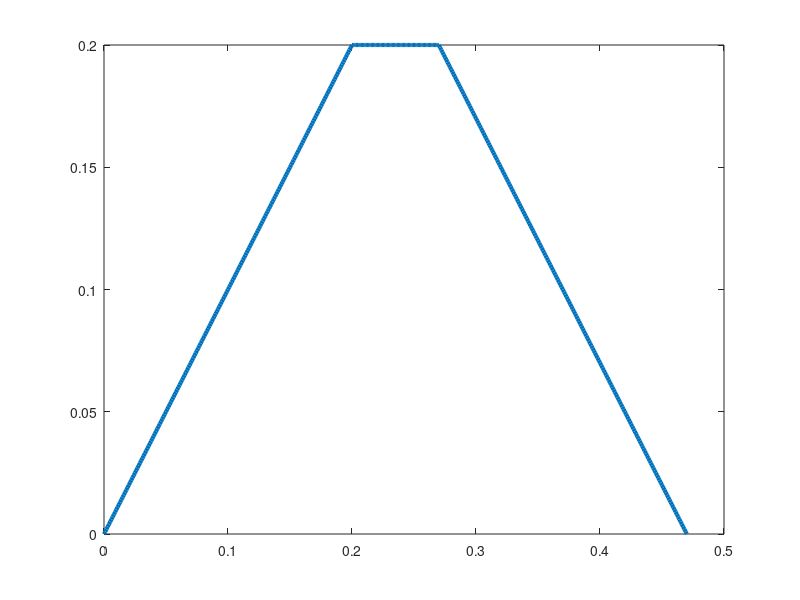

Write MATLAB code to recreate this figure.
%% length = 0.144 - 0.006 = 0.138
clear
close all
ts = 0.001;

v_max = 0.3;
a = v_max / 0.3;

t = 0:ts:0.76;

for i = 1:300
    v_ref(i) = a * t(i);
end

for i = 301:460
    v_ref(i) = v_max;
end

for i = 461:760
    v_ref(i) = v_max - a * (t(i) - 0.46);
end
v_ref(761) = 0;

v_ref = v_ref';
plot(t, v_ref, 'LineWidth',3);

length = 0;
for i = 1:761
    length = length + v_ref(i) * ts;
end

dlmwrite('ref1.csv', v_ref, 'precision', '%.3f');

%% length = 0.18
clear
close all
ts = 0.001;

v_max = 0.3;
a = v_max / 0.3;

t = 0:ts:0.9;

for i = 1:300
    v_ref(i) = a * t(i);
end

for i = 301:600
    v_ref(i) = v_max;
end

for i = 601:900
    v_ref(i) = v_max - a * (t(i) - 0.6);
end
v_ref(901) = 0;

v_ref = v_ref';
plot(t, v_ref, 'LineWidth',3);

length = 0;
for i = 1:901
    length = length + v_ref(i) * ts;
end

dlmwrite('ref2.csv', v_ref, 'precision', '%.3f');

%% length = 0.9
clear
close all
ts = 0.001;

v_max = 0.2;
a = v_max / 0.2;

t = 0:ts:0.65;

for i = 1:200
    v_ref(i) = a * t(i);
end

for i = 201:450
    v_ref(i) = v_max;
end

for i = 451:650
    v_ref(i) = v_max - a * (t(i) - 0.45);
end
v_ref(651) = 0;

v_ref = v_ref';
plot(t, v_ref, 'LineWidth',3);

length = 0;
for i = 1:651
    length = length + v_ref(i) * ts;
end

dlmwrite('ref3.csv', v_ref, 'precision', '%.3f');
%% length = 0.9 - 0.36 = 0.54
clear
close all
ts = 0.001;

v_max = 0.2;
a = v_max / 0.2;

t = 0:ts:0.47;

for i = 1:200
    v_ref(i) = a * t(i);
end

for i = 201:270
    v_ref(i) = v_max;
end

for i = 271:470
    v_ref(i) = v_max - a * (t(i) - 0.27);
end
v_ref(471) = 0;

v_ref = v_ref';
plot(t, v_ref, 'LineWidth',3);

length = 0;
for i = 1:471
    length = length + v_ref(i) * ts;
end

dlmwrite('ref4.csv', v_ref, 'precision', '%.3f');